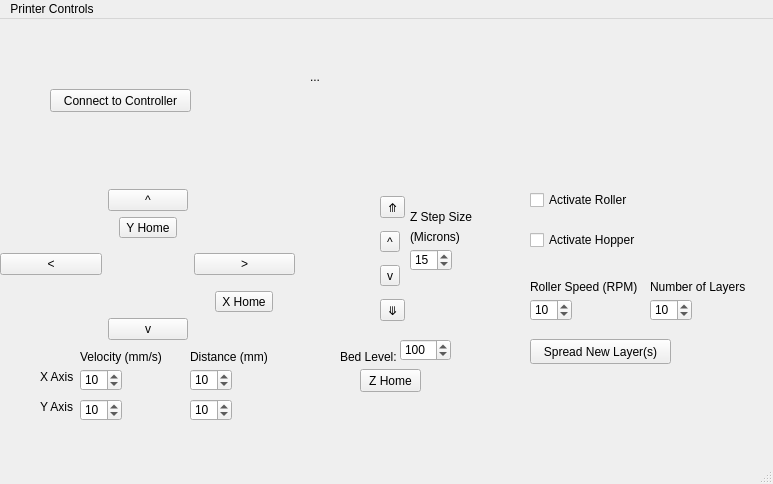
<?xml version="1.0" encoding="UTF-8"?>
<ui version="4.0">
 <class>MainWindow</class>
 <widget class="QMainWindow" name="MainWindow">
  <property name="geometry">
   <rect>
    <x>0</x>
    <y>0</y>
    <width>773</width>
    <height>484</height>
   </rect>
  </property>
  <property name="windowTitle">
   <string>MainWindow</string>
  </property>
  <widget class="QWidget" name="centralwidget">
   <widget class="QWidget" name="gridLayoutWidget">
    <property name="geometry">
     <rect>
      <x>0</x>
      <y>170</y>
      <width>295</width>
      <height>151</height>
     </rect>
    </property>
    <layout class="QGridLayout" name="gridLayout">
     <item row="1" column="1" alignment="Qt::AlignHCenter">
      <widget class="QToolButton" name="yHome">
       <property name="text">
        <string>Y Home</string>
       </property>
      </widget>
     </item>
     <item row="2" column="1">
      <spacer name="verticalSpacer">
       <property name="orientation">
        <enum>Qt::Vertical</enum>
       </property>
       <property name="sizeHint" stdset="0">
        <size>
         <width>20</width>
         <height>40</height>
        </size>
       </property>
      </spacer>
     </item>
     <item row="0" column="0">
      <spacer name="horizontalSpacer">
       <property name="orientation">
        <enum>Qt::Horizontal</enum>
       </property>
       <property name="sizeHint" stdset="0">
        <size>
         <width>40</width>
         <height>20</height>
        </size>
       </property>
      </spacer>
     </item>
     <item row="0" column="1">
      <widget class="QPushButton" name="yPositive">
       <property name="text">
        <string>^</string>
       </property>
      </widget>
     </item>
     <item row="4" column="1">
      <widget class="QPushButton" name="yNegative">
       <property name="text">
        <string>v</string>
       </property>
      </widget>
     </item>
     <item row="2" column="2">
      <widget class="QPushButton" name="xPositive">
       <property name="text">
        <string>&gt;</string>
       </property>
      </widget>
     </item>
     <item row="0" column="2">
      <spacer name="horizontalSpacer_2">
       <property name="orientation">
        <enum>Qt::Horizontal</enum>
       </property>
       <property name="sizeHint" stdset="0">
        <size>
         <width>40</width>
         <height>20</height>
        </size>
       </property>
      </spacer>
     </item>
     <item row="2" column="0">
      <widget class="QPushButton" name="xNegative">
       <property name="text">
        <string>&lt;</string>
       </property>
      </widget>
     </item>
     <item row="3" column="2" alignment="Qt::AlignHCenter">
      <widget class="QToolButton" name="xHome">
       <property name="text">
        <string>X Home</string>
       </property>
      </widget>
     </item>
    </layout>
   </widget>
   <widget class="QLabel" name="label4Fun">
    <property name="geometry">
     <rect>
      <x>310</x>
      <y>50</y>
      <width>181</width>
      <height>16</height>
     </rect>
    </property>
    <property name="text">
     <string>...</string>
    </property>
   </widget>
   <widget class="QWidget" name="verticalLayoutWidget">
    <property name="geometry">
     <rect>
      <x>380</x>
      <y>170</y>
      <width>29</width>
      <height>141</height>
     </rect>
    </property>
    <layout class="QVBoxLayout" name="verticalLayout">
     <item>
      <widget class="QToolButton" name="zMax">
       <property name="text">
        <string>⤊</string>
       </property>
      </widget>
     </item>
     <item>
      <widget class="QToolButton" name="zUp">
       <property name="text">
        <string>^</string>
       </property>
      </widget>
     </item>
     <item>
      <widget class="QToolButton" name="zDown">
       <property name="text">
        <string>v</string>
       </property>
      </widget>
     </item>
     <item>
      <widget class="QToolButton" name="zMin">
       <property name="text">
        <string>⤋</string>
       </property>
      </widget>
     </item>
    </layout>
   </widget>
   <widget class="QSpinBox" name="zStepSize">
    <property name="geometry">
     <rect>
      <x>410</x>
      <y>230</y>
      <width>42</width>
      <height>22</height>
     </rect>
    </property>
    <property name="value">
     <number>15</number>
    </property>
   </widget>
   <widget class="QLabel" name="label">
    <property name="geometry">
     <rect>
      <x>410</x>
      <y>190</y>
      <width>131</width>
      <height>16</height>
     </rect>
    </property>
    <property name="text">
     <string>Z Step Size</string>
    </property>
   </widget>
   <widget class="QLabel" name="BedLabel">
    <property name="geometry">
     <rect>
      <x>340</x>
      <y>330</y>
      <width>61</width>
      <height>16</height>
     </rect>
    </property>
    <property name="text">
     <string>Bed Level:</string>
    </property>
   </widget>
   <widget class="QSpinBox" name="bedSpinBox">
    <property name="geometry">
     <rect>
      <x>400</x>
      <y>320</y>
      <width>51</width>
      <height>22</height>
     </rect>
    </property>
    <property name="minimum">
     <number>0</number>
    </property>
    <property name="maximum">
     <number>300</number>
    </property>
    <property name="value">
     <number>100</number>
    </property>
   </widget>
   <widget class="QSpinBox" name="xVelocity">
    <property name="geometry">
     <rect>
      <x>80</x>
      <y>350</y>
      <width>42</width>
      <height>22</height>
     </rect>
    </property>
    <property name="value">
     <number>10</number>
    </property>
   </widget>
   <widget class="QLabel" name="VelocityLabel">
    <property name="geometry">
     <rect>
      <x>80</x>
      <y>330</y>
      <width>111</width>
      <height>16</height>
     </rect>
    </property>
    <property name="text">
     <string>Velocity (mm/s)</string>
    </property>
   </widget>
   <widget class="QLabel" name="X_axis">
    <property name="geometry">
     <rect>
      <x>40</x>
      <y>350</y>
      <width>55</width>
      <height>16</height>
     </rect>
    </property>
    <property name="text">
     <string>X Axis</string>
    </property>
   </widget>
   <widget class="QLabel" name="label_2">
    <property name="geometry">
     <rect>
      <x>190</x>
      <y>330</y>
      <width>91</width>
      <height>16</height>
     </rect>
    </property>
    <property name="text">
     <string>Distance (mm)</string>
    </property>
   </widget>
   <widget class="QSpinBox" name="xDistance">
    <property name="geometry">
     <rect>
      <x>190</x>
      <y>350</y>
      <width>42</width>
      <height>22</height>
     </rect>
    </property>
    <property name="value">
     <number>10</number>
    </property>
   </widget>
   <widget class="QSpinBox" name="yVelocity">
    <property name="geometry">
     <rect>
      <x>80</x>
      <y>380</y>
      <width>42</width>
      <height>22</height>
     </rect>
    </property>
    <property name="value">
     <number>10</number>
    </property>
   </widget>
   <widget class="QLabel" name="Y_axis">
    <property name="geometry">
     <rect>
      <x>40</x>
      <y>380</y>
      <width>55</width>
      <height>16</height>
     </rect>
    </property>
    <property name="text">
     <string>Y Axis</string>
    </property>
   </widget>
   <widget class="QSpinBox" name="yDistance">
    <property name="geometry">
     <rect>
      <x>190</x>
      <y>380</y>
      <width>42</width>
      <height>22</height>
     </rect>
    </property>
    <property name="value">
     <number>10</number>
    </property>
   </widget>
   <widget class="QLabel" name="label_3">
    <property name="geometry">
     <rect>
      <x>410</x>
      <y>210</y>
      <width>55</width>
      <height>16</height>
     </rect>
    </property>
    <property name="text">
     <string>(Microns)</string>
    </property>
   </widget>
   <widget class="QCheckBox" name="activateRoller">
    <property name="geometry">
     <rect>
      <x>530</x>
      <y>170</y>
      <width>121</width>
      <height>22</height>
     </rect>
    </property>
    <property name="text">
     <string>Activate Roller</string>
    </property>
   </widget>
   <widget class="QCheckBox" name="activateHopper">
    <property name="geometry">
     <rect>
      <x>530</x>
      <y>210</y>
      <width>121</width>
      <height>22</height>
     </rect>
    </property>
    <property name="text">
     <string>Activate Hopper</string>
    </property>
   </widget>
   <widget class="QPushButton" name="pushButton">
    <property name="geometry">
     <rect>
      <x>530</x>
      <y>320</y>
      <width>141</width>
      <height>25</height>
     </rect>
    </property>
    <property name="text">
     <string>Spread New Layer(s)</string>
    </property>
   </widget>
   <widget class="QSpinBox" name="xVelocity_2">
    <property name="geometry">
     <rect>
      <x>530</x>
      <y>280</y>
      <width>42</width>
      <height>22</height>
     </rect>
    </property>
    <property name="value">
     <number>10</number>
    </property>
   </widget>
   <widget class="QSpinBox" name="xDistance_2">
    <property name="geometry">
     <rect>
      <x>650</x>
      <y>280</y>
      <width>42</width>
      <height>22</height>
     </rect>
    </property>
    <property name="value">
     <number>10</number>
    </property>
   </widget>
   <widget class="QLabel" name="label_4">
    <property name="geometry">
     <rect>
      <x>650</x>
      <y>260</y>
      <width>101</width>
      <height>16</height>
     </rect>
    </property>
    <property name="text">
     <string>Number of Layers</string>
    </property>
   </widget>
   <widget class="QLabel" name="VelocityLabel_2">
    <property name="geometry">
     <rect>
      <x>530</x>
      <y>260</y>
      <width>111</width>
      <height>16</height>
     </rect>
    </property>
    <property name="text">
     <string>Roller Speed (RPM)</string>
    </property>
   </widget>
   <widget class="QPushButton" name="connectController">
    <property name="geometry">
     <rect>
      <x>50</x>
      <y>70</y>
      <width>141</width>
      <height>23</height>
     </rect>
    </property>
    <property name="text">
     <string>Connect to Controller</string>
    </property>
   </widget>
   <widget class="QToolButton" name="zHome">
    <property name="geometry">
     <rect>
      <x>360</x>
      <y>350</y>
      <width>61</width>
      <height>23</height>
     </rect>
    </property>
    <property name="text">
     <string>Z Home</string>
    </property>
   </widget>
  </widget>
  <widget class="QMenuBar" name="menubar">
   <property name="geometry">
    <rect>
     <x>0</x>
     <y>0</y>
     <width>773</width>
     <height>25</height>
    </rect>
   </property>
   <widget class="QMenu" name="menuPrinter_Controls">
    <property name="title">
     <string>Printer Controls</string>
    </property>
   </widget>
   <addaction name="menuPrinter_Controls"/>
  </widget>
  <widget class="QStatusBar" name="statusbar"/>
 </widget>
 <resources/>
 <connections/>
</ui>
